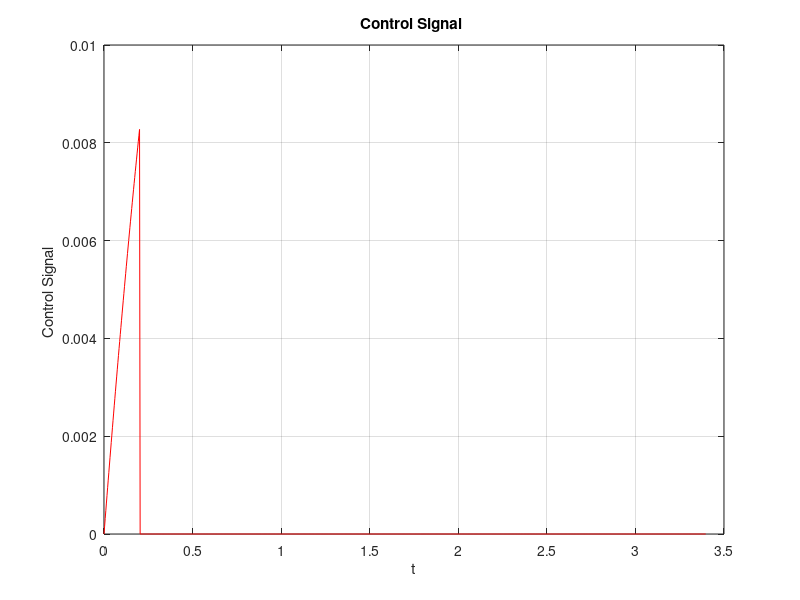
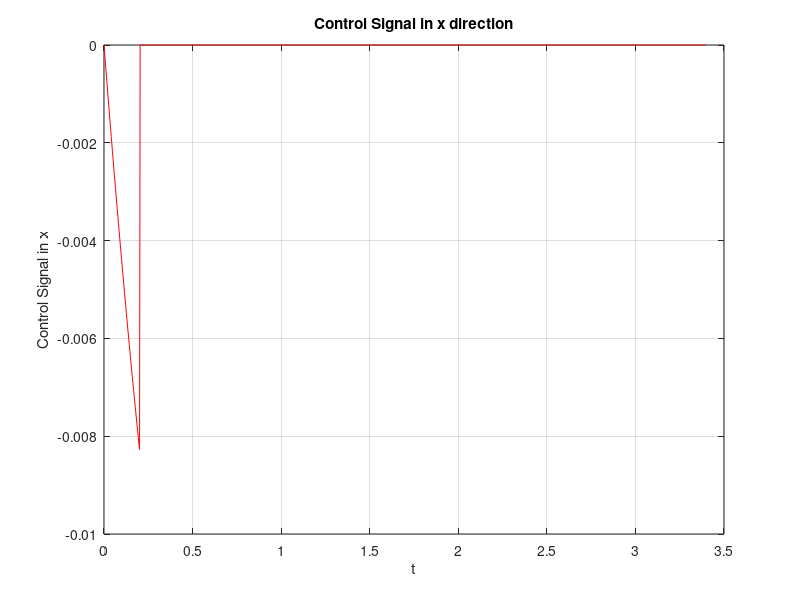
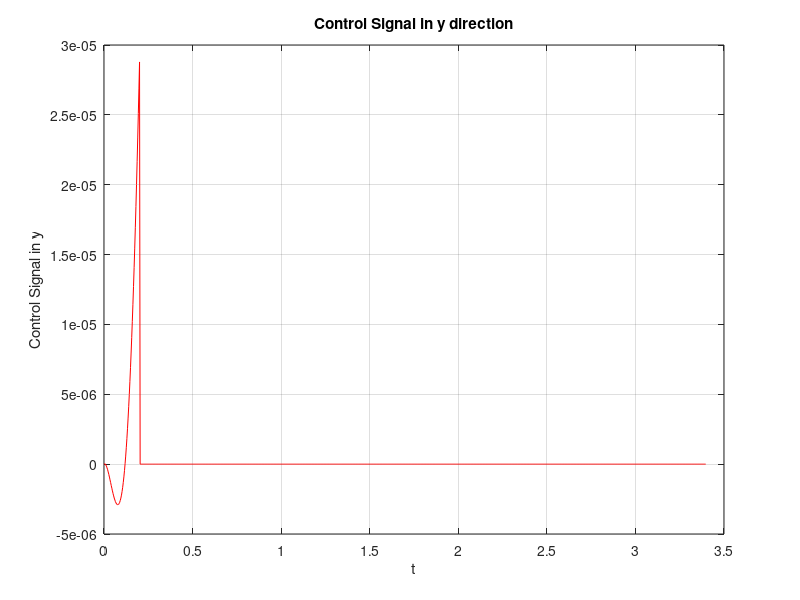
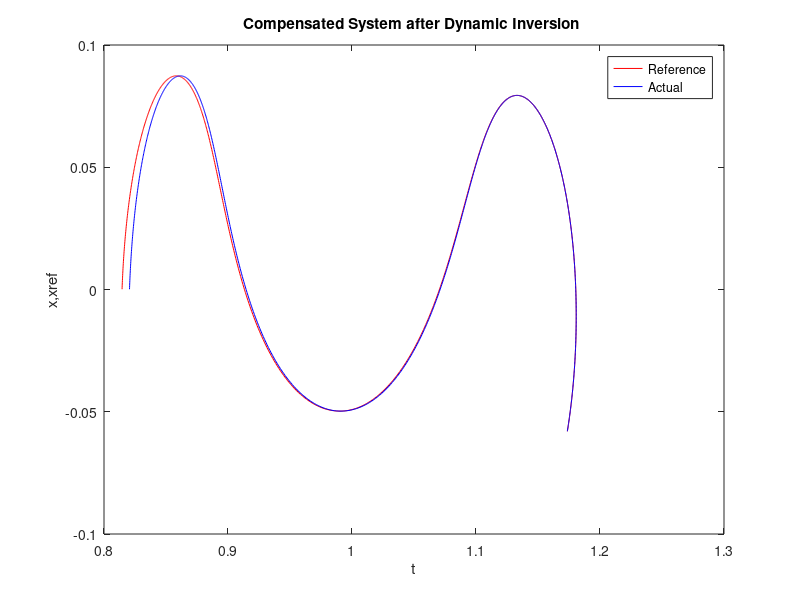

The MATLAB source for these figures, in order: (Note: this script raises an error after producing the figures.)
function dicompEmanofoldSPLIT
% compensated system
ceta=.8;
ts=2;
w= 4/(ceta*ts);
mu=1.215e-2;
mu1=1-mu;


dur=3.4;
%%numerical integration, first 6 entries is position velocity and
%acceleration of REFERENCE manifold
y0=[0.814562011311580  ; 0.000119000140011 ;  0.014700952438085 ;  0.208213088752462;0;0;
 0.820562011311580  ; 0.000119000140011 ;  0.014700952438085 ;  0.208213088752462;0;0;0;0];
 %inital condition %inital condition 6 for reference trajectory, 6 for actual, 2 for control vector
numSteps=1000;
p=1;
ti=0;
tend=dur;
k=tend/numSteps

for i=0:k:tend-k
 x(p,:)=y0;
tp(p,:)=ti;

tf=ti+k;
tspan = [ti tf];
options = odeset('RelTol',1e-12,'AbsTol',1e-8);             
[t,y] = ode45(@f,tspan,y0,options);
[m,z]=size(y);
y0=y(m,:);
if(t>.2)
  y0(13)=0;
  y0(14)=0;
end
p=p+1;
%plot(y(:,1),y(:,2),'r');
ti=tf;
end
y=x
t=tp;
u1=y(:,13);
u2=y(:,14);
u=sqrt(u1.^2+u2.^2);
figure
plot(t,u,'r');
title('Control Signal ');
ylabel('Control Signal ');
xlabel('t');
grid on

i=1;
if i==1
    
figure
plot(t,u1,'r');
title('Control Signal in x direction');
ylabel('Control Signal in x');
xlabel('t');
grid on

figure
plot(t,u2,'r');
title('Control Signal in y direction');
ylabel('Control Signal in y');
xlabel('t');
grid on

figure
plot(x(:,1),x(:,2),'r');
hold on;
plot(x(:,7),x(:,8),'b');
hleg1 = legend('Reference','Actual');
title('Compensated System after Dynamic Inversion ');
ylabel('x,xref');
xlabel('t');

%ERRORS
ex(:,1)=y(:,1)-y(:,7);
ey(:,1)=y(:,2)-y(:,8);
vx(:,1)=y(:,3)-y(:,9);
vy(:,1)=y(:,4)-y(:,10);
ax(:,1)=y(:,5)-y(:,11);
ay(:,1)=y(:,6)-y(:,12);

% calling uncompensated system
[y1,t1]=diuncompEmanofold(y0,numSteps,dur);
ex1(:,1)=y1(:,1)-y1(:,7);
ey1(:,1)=y1(:,2)-y1(:,8);
vx1(:,1)=y1(:,3)-y1(:,9);
vy1(:,1)=y1(:,4)-y1(:,10);
ax1(:,1)=y1(:,5)-y1(:,11);
ay1(:,1)=y1(:,6)-y1(:,12);

%Error plots
figure
plot(t,ex,'r-');
hold on
plot(t1,ex1,'b-');
title('Error in position in x direction');
ylabel('Error in x');
xlabel('t');
grid on;

figure
plot(t,ey,'r-');
hold on
plot(t1,ey1,'b-');
title('Error in position in y direction');
ylabel('Error in y');
xlabel('t');
grid on;

figure
plot(t,vx,'r-');
hold on
plot(t1,vx1,'b-');
title('Error in velocity in x direction');
ylabel('Error in x velocity');
xlabel('t');
grid on;

figure
plot(t,vy,'r-');
hold on
plot(t1,vy1,'b-');
title('Error in velocity in y direction');
ylabel('Error in y velocity');
xlabel('t');
grid on;

figure
plot(t,ax,'r-');
hold on
plot(t1,ax1,'b-');
title('Error in acceleration in x direction');
ylabel('Error in x acceleration');
xlabel('t');
grid on;

figure
plot(t,ay,'r-');
hold on
plot(t1,ay1,'b-');
title('Error in acceleration in y direction');
ylabel('Error in y acceleration');
xlabel('t');
grid on;
end

function dydt = f(t,y)
   
r1r=sqrt((mu+y(1))^2+(y(2))^2);
r2r=sqrt((-1+mu+y(1))^2+(y(2))^2);
r1s=sqrt((mu+y(7))^2+(y(8))^2);
r2s=sqrt((-1+mu+y(7))^2+(y(8))^2);
axr=y(1)+2*y(4)-(1-mu)*(y(1)+mu)/(r1r)^3-mu/r2r^3*(y(1)-(1-mu));
ayr=y(2)-2*y(3)-(1-mu)*y(2)/(r1r)^3-mu*y(2)/(r2r)^3;
ux=(1/2)*((axr-(y(7)+2*y(10)-(1-mu)*(y(7)+mu)/(r1s)^3-mu/r2s^3*(y(7)-(1-mu))))-2*ceta*w*(y(9)-y(3))-w^2*(y(7)-y(1)));
uy=(1/2)*((ayr-(y(8)-2*y(9)-(1-mu)*y(8)/(r1s)^3-mu*y(8)/(r2s)^3))-2*ceta*w*(y(10)-y(4))-w^2*(y(8)-y(2)));
axs=y(7)+2*y(10)-(1-mu)*(y(7)+mu)/(r1s)^3-mu/r2s^3*(y(7)-(1-mu))+2*ux;
ays=y(8)-2*y(9)-(1-mu)*y(8)/(r1s)^3-mu*y(8)/(r2s)^3+2*uy;
dydt=[y(3);
      y(4);
      (y(1)+2*y(4)-(1-mu)*(y(1)+mu)/(r1r)^3-mu/r2r^3*(y(1)-(1-mu)));
      (y(2)-2*y(3)-(1-mu)*y(2)/(r1r)^3-mu*y(2)/(r2r)^3);
      axr;
      ayr;
      y(9);
      y(10);
      (y(7)+2*y(10)-(1-mu)*(y(1)+mu)/(r1s)^3-mu/r2s^3*(y(7)-(1-mu))+2*ux);
      (y(8)-2*y(9)-(1-mu)*y(8)/(r1s)^3-mu*y(8)/(r2s)^3+2*uy);
      axs;
      ays;
      ux;
      uy];
    

end
end